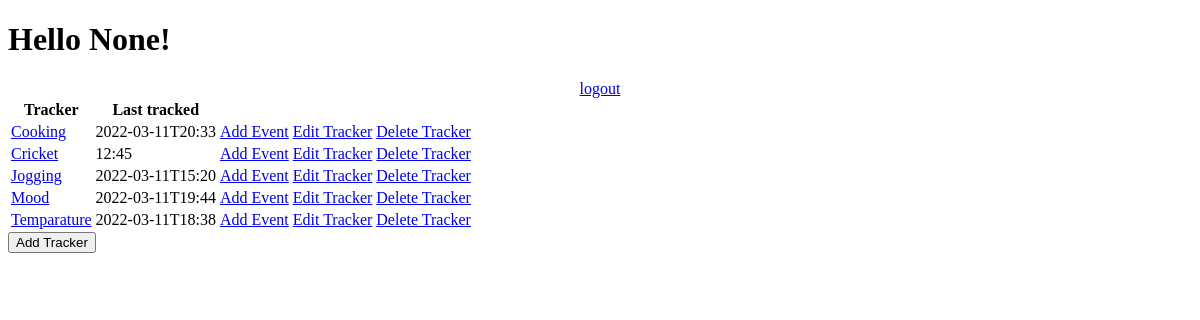
Before: /tracker with the older database file.
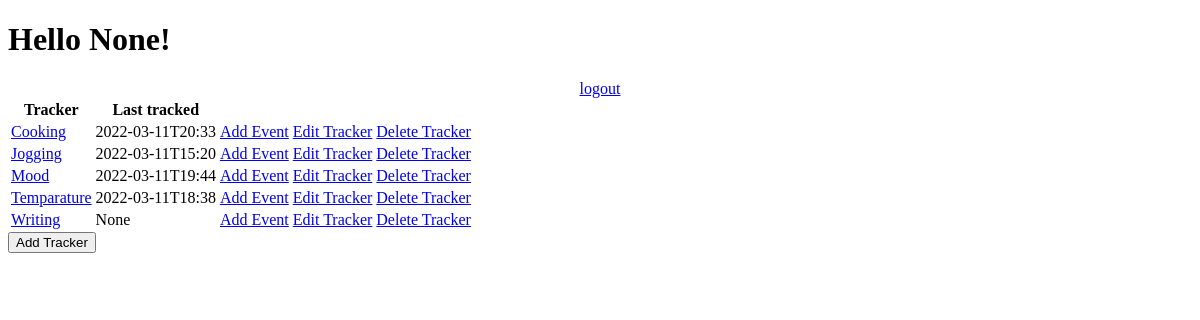
After: the same page with the newer database file.
### app.py (models this page shows)
class Tracker(db.Model):
    __tablename__ = 'tracker'
    id = db.Column(db.Integer, autoincrement=True, primary_key=True)
    name = db.Column(db.String, unique=True, nullable=False)
    description = db.Column(db.String, nullable=False)
    type = db.Column(db.String, nullable=False)
    settings = db.Column(db.String)

### app.py (the view)
@app.route("/tracker")
def trackers_page():
    username = request.cookies.get('username')
    latest_logs = db.session.query(
        Log.tracker, db.func.max(Log.timestamp).label('last_tracked')
    ).group_by(Log.tracker).subquery()
    trackers = db.session.query(Tracker.id, Tracker.name, latest_logs.c.last_tracked).outerjoin(latest_logs, Tracker.id ==
                                                                               latest_logs.c.tracker)
    return render_template('trackers.html', username=username, trackers=trackers)

### templates/trackers.html (shortened to what this page needs)
<!DOCTYPE html>
<html lang="en">
<head>
</head>
<body>
<h1>Hello {{ username }}!</h1>
<div style="text-align:center;">
<a href="/logout">logout</a>
</div>
<table id = "tracker-table">
<thead>
<th>Tracker</th>
<th>Last tracked</th>
<th></th>
<th></th>
</thead>
<tbody>
{% for tracker in trackers%}
<tr>
    <td><a href="/tracker/{{ tracker['id'] }}">{{ tracker['name'] }}</a></td>
    <td>{{ tracker['last_tracked'] }}</td>
    <td><a href="/tracker/{{ tracker['id'] }}/log">Add Event</a></td>
    <td><a href="/tracker/{{ tracker['id'] }}/update">Edit Tracker</a></td>
    <td><a href="/tracker/{{ tracker['id'] }}/delete">Delete Tracker</a></td>
</tr>
{% endfor %}
</tbody>
</table>
<button id="myButton" class="float-left submit-button" >Add Tracker</button>
</body>
</html>

Changed rows visible on the page:
removed Tracker: name "Cricket", last_tracked "12:45"
added Tracker: name "Writing", last_tracked "None"
